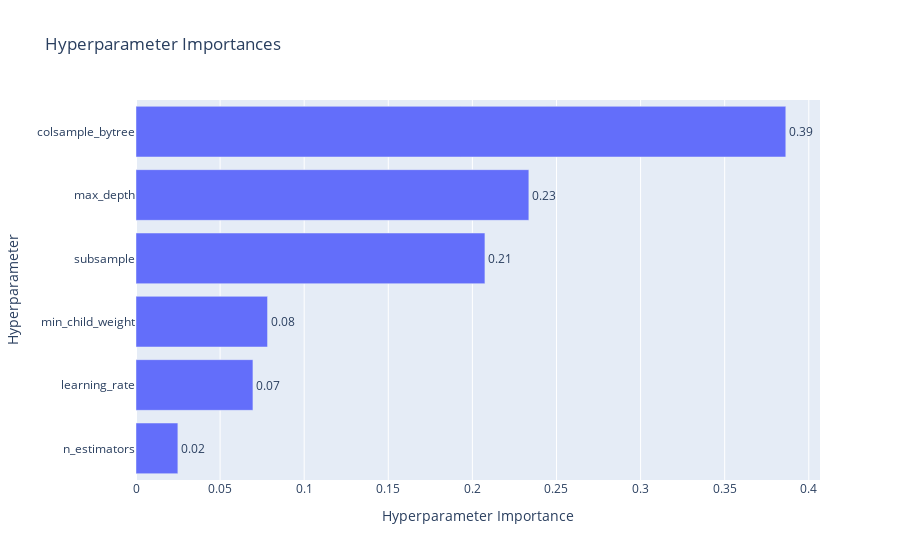

The code cell stored with this chart in its notebook:
### Code cell
# 하이퍼파라미터별 중요도를 확인할 수 있는 그래프
optuna.visualization.plot_param_importances(study_xgb)

### Figure 1 — Plotly figure (JSON) as saved in the notebook; plotly's stock layout.template omitted (floating-point values rounded to 4 significant figures)
{"data": [{"cliponaxis": false, "hovertemplate": ["n_estimators (IntDistribution): 0.02489512321134421<extra></extra>", "learning_rate (FloatDistribution): 0.06952984305902488<extra></extra>", "min_child_weight (IntDistribution): 0.07820713789217014<extra></extra>", "subsample (FloatDistribution): 0.20745773719525362<extra></extra>", "max_depth (IntDistribution): 0.23356920768080205<extra></extra>", "colsample_bytree (FloatDistribution): 0.38634095096140514<extra></extra>"], "name": "Objective Value", "orientation": "h", "text": ["0.02", "0.07", "0.08", "0.21", "0.23", "0.39"], "textposition": "outside", "type": "bar", "x": [0.0249, 0.06953, 0.07821, 0.2075, 0.2336, 0.3863], "y": ["n_estimators", "learning_rate", "min_child_weight", "subsample", "max_depth", "colsample_bytree"]}], "layout": {"title": {"text": "Hyperparameter Importances"}, "xaxis": {"title": {"text": "Hyperparameter Importance"}}, "yaxis": {"title": {"text": "Hyperparameter"}}}}
